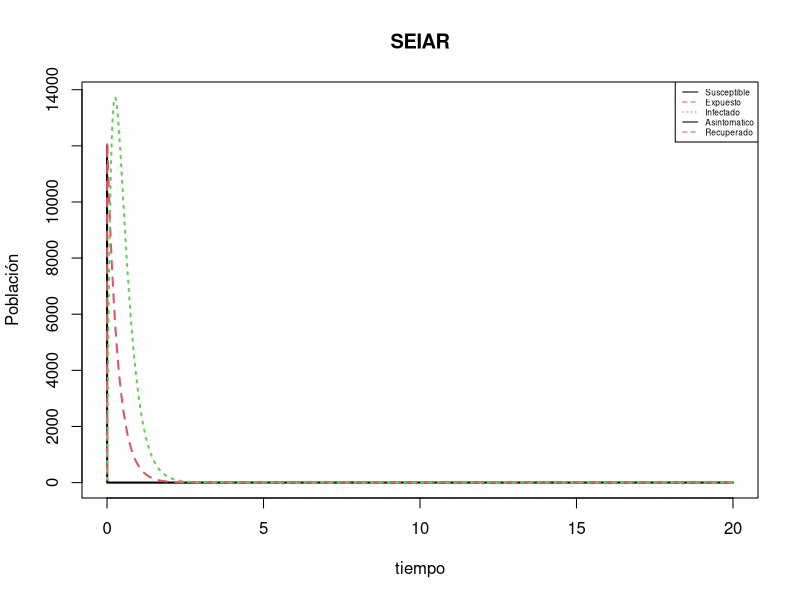
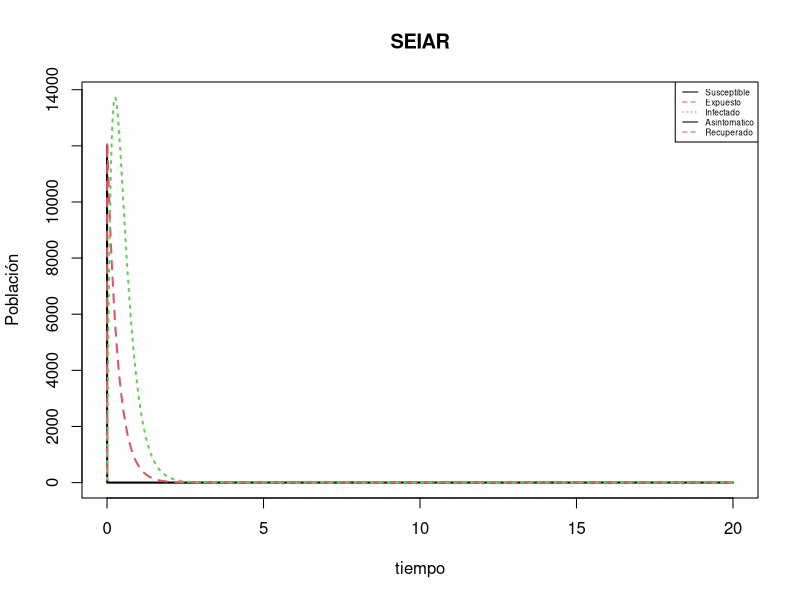
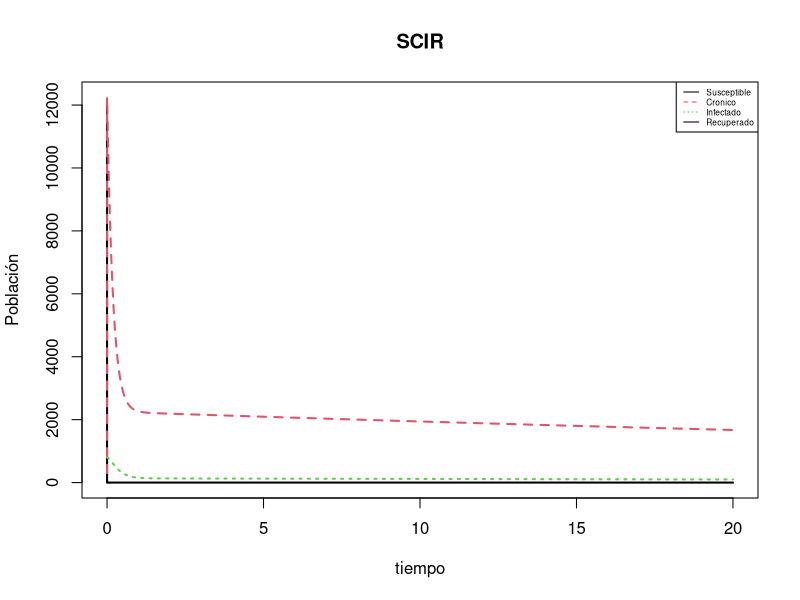
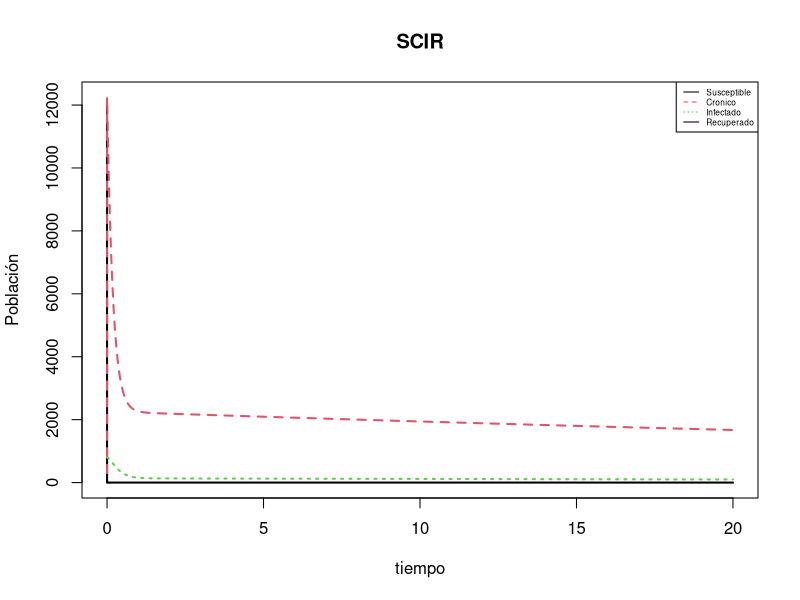
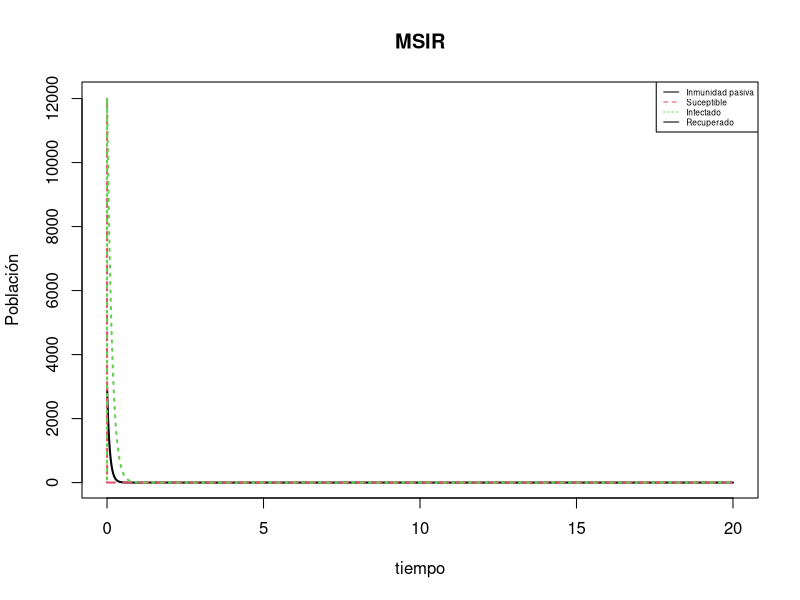
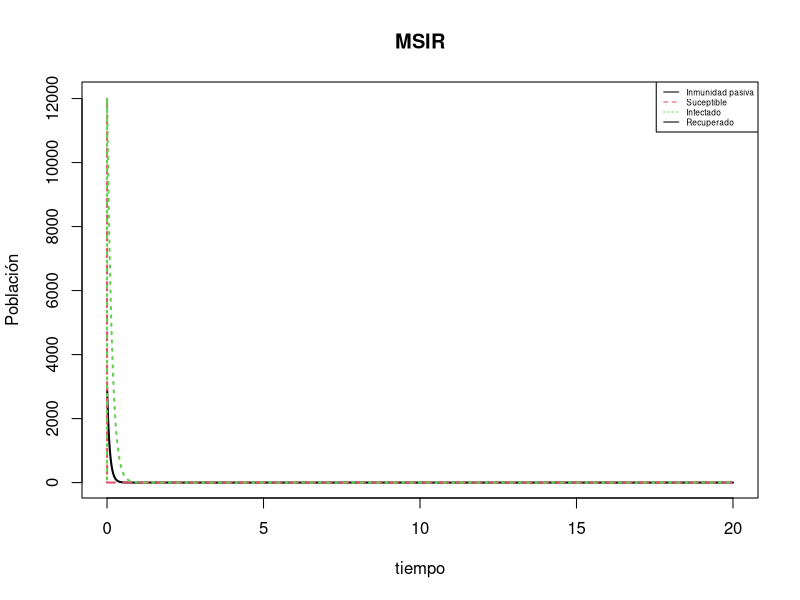
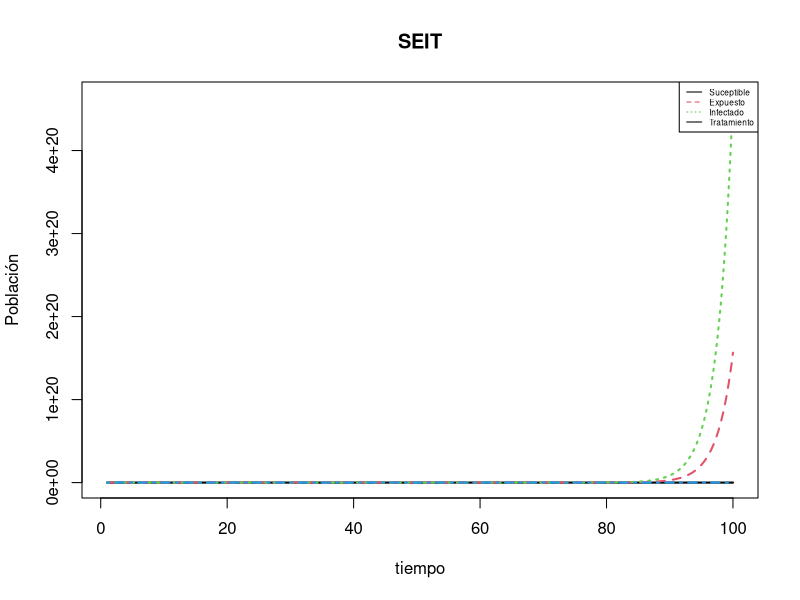
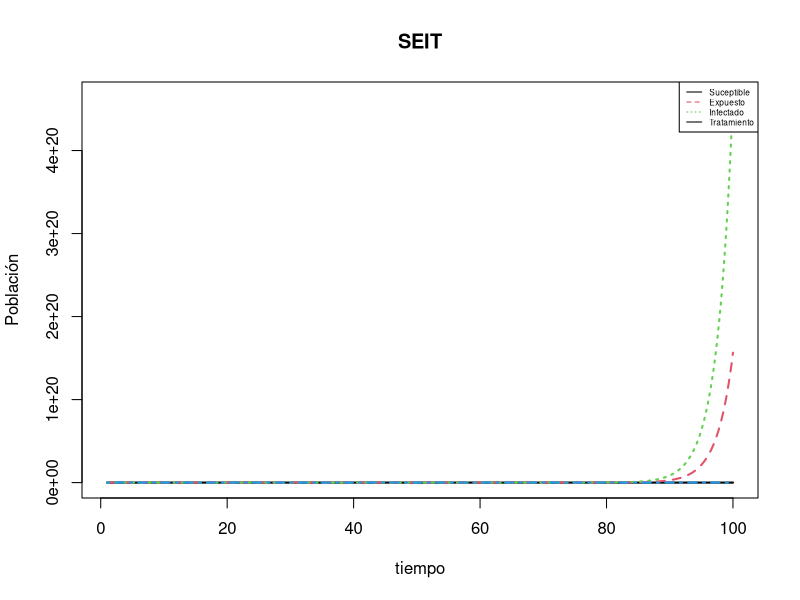

The R source for these figures, in order:
## ---- chunk 1
knitr::opts_chunk$set(echo = TRUE)
## ---- chunk 2
#tenemos que tener descargadas lass librerias 
library(deSolve)
library(ggplot2)
library(gridExtra)
#para sacar los puntos de equilibrio vamos a primero reescribir las ecuaciones 
SEIAR<- function(Time, State, Pars) { 
  with(as.list(c(State, Pars)), {
dS<- nu - beta *S*(I + q*A)- mu * S
dE<-beta*S*(I +q*A)-(n+mu)*E
dI<-p*n*E - (alfa+mu)*I
dA<-(1-p)*n*E - (gamma+mu)*A
dR<- alfa*I + gamma*A-mu*R
return(list(c(dS, dE,dI, dA, dR)))
  })
}
#esto es para definir cuanto valen parametros, en que condiciones iniciara, y el tiempo que durara y para finalmente correrlo
pars <- c(beta= 3, alfa= 5, gamma = 4.5, mu= 3/200, nu= .1, q= .4, n=3, p=4)
condiciones_iniciales <- c(S =11995,E=333, I=100,A= 130, R=70)
tiempo <- seq(0, 20, by = 0.001)
out <-ode(condiciones_iniciales, tiempo, SEIAR, pars)
#esto no se uede observar almenos que se grafique 
matplot(out[ , 1], out[ , 2:4], type = "l", xlab = "tiempo", ylab = "Población",
        main = "SEIAR", lwd = 2)
legend("topright", c("Susceptible","Expuesto", "Infectado","Asintomatico","Recuperado"), col = 1:3,lty=1:3,cex=0.5)#esto es para saber que es cada uno 
## ---- chunk 3
#tenemos que tener descargadas lass librerias 
library(deSolve)
library(ggplot2)
library(gridExtra)
#para sacar los puntos de equilibrio vamos a primero reescribir las ecuaciones 
SEIAR<- function(Time, State, Pars) { 
  with(as.list(c(State, Pars)), {
dS<- nu - beta *S*(I + q*A)- mu * S
dE<-beta*S*(I +q*A)-(n+mu)*E
dI<-p*n*E - (alfa+mu)*I
dA<-(1-p)*n*E - (gamma+mu)*A
dR<- alfa*I + gamma*A-mu*R
return(list(c(dS, dE,dI, dA, dR)))
  })
}
#esto es para definir cuanto valen parametros, en que condiciones iniciara, y el tiempo que durara y para finalmente correrlo
pars <- c(beta= 3, alfa= 5, gamma = 4.5, mu= 3/200, nu= .1, q= .4, n=3, p=4)
condiciones_iniciales <- c(S =11995,E=333, I=100,A= 130, R=70)
tiempo <- seq(0, 20, by = 0.001)
out <-ode(condiciones_iniciales, tiempo, SEIAR, pars)
#esto no se uede observar almenos que se grafique 
matplot(out[ , 1], out[ , 2:4], type = "l", xlab = "tiempo", ylab = "Población",
        main = "SEIAR", lwd = 2)
legend("topright", c("Susceptible","Expuesto", "Infectado","Asintomatico","Recuperado"), col = 1:3,lty=1:3,cex=0.5)#esto es para saber que es cada uno
## ---- chunk 4
#tenemos que tener descargadas lass librerias 
library(deSolve)
library(ggplot2)
library(gridExtra)
#para sacar los puntos de equilibrio vamos a primero reescribir las ecuaciones 
SCIR<- function(Time, State, Pars) { 
  with(as.list(c(State, Pars)), {
dS<- nu -beta* S*(I +q*C)-mu *S + rho *R
dC<-beta *S*(I+q*C) -(eta+gamma +mu)*C 
dI<- eta *C -(alfa +mu)*I
dR<-alfa *I +gamma* C -(mu +rho)*R 
return(list(c(dS, dC,dI,dR)))
  })
}
#esto es para definir cuanto valen parametros, en que condiciones iniciara, y el tiempo que durara y para finalmente correrlo
pars <- c(beta= 2, alfa= 5, gamma = 4, mu= 3/200, nu= .1, eta=.3, rho= .9, q=9)  
condiciones_iniciales <- c(S =11995,C=300, I=800, R=80)
tiempo <- seq(0, 20, by = 0.001)
out <-ode(condiciones_iniciales, tiempo, SCIR, pars)
#esto no se uede observar almenos que se grafique 
matplot(out[ , 1], out[ , 2:4], type = "l", xlab = "tiempo", ylab = "Población",
        main = "SCIR", lwd = 2)
legend("topright", c("Susceptible","Cronico", "Infectado","Recuperado"), col = 1:3,lty=1:3,cex=0.5)#esto es para saber que es cada uno 
## ---- chunk 5
#tenemos que tener descargadas lass librerias 
library(deSolve)
library(ggplot2)
library(gridExtra)
#para sacar los puntos de equilibrio vamos a primero reescribir las ecuaciones 
SCIR<- function(Time, State, Pars) { 
  with(as.list(c(State, Pars)), {
dS<- nu -beta* S*(I +q*C)-mu *S + rho *R
dC<-beta *S*(I+q*C) -(eta+gamma +mu)*C 
dI<- eta *C -(alfa +mu)*I
dR<-alfa *I +gamma* C -(mu +rho)*R 
return(list(c(dS, dC,dI,dR)))
  })
}
#esto es para definir cuanto valen parametros, en que condiciones iniciara, y el tiempo que durara y para finalmente correrlo
pars <- c(beta= 2, alfa= 5, gamma = 4, mu= 3/200, nu= .1, eta=.3, rho= .9, q=9)  
condiciones_iniciales <- c(S =11995,C=300, I=800, R=80)
tiempo <- seq(0, 20, by = 0.001)
out <-ode(condiciones_iniciales, tiempo, SCIR, pars)
#esto no se uede observar almenos que se grafique 
matplot(out[ , 1], out[ , 2:4], type = "l", xlab = "tiempo", ylab = "Población",
        main = "SCIR", lwd = 2)
legend("topright", c("Susceptible","Cronico", "Infectado","Recuperado"), col = 1:3,lty=1:3,cex=0.5)#esto es para saber que es cada uno 
## ---- chunk 6
#tenemos que tener descargadas lass librerias 
library(deSolve)
library(ggplot2)
library(gridExtra)
#para sacar los puntos de equilibrio vamos a primero reescribir las ecuaciones 
MSIR<- function(Time, State, Pars) { 
  with(as.list(c(State, Pars)), {
dM<-  nu -rho *M- mu *M
dS<- rho *M -beta* S*I-mu* S 
dI <- beta* S*I -(alfa + mu)*I
dR<- alfa* I -mu* R
return(list(c(dM, dS,dI,dR)))
  })
}
#esto es para definir cuanto valen parametros, en que condiciones iniciara, y el tiempo que durara y para finalmente correrlo
pars <- c(beta= 2, alfa= 5, mu= 3, nu= 1, rho= 9)  
condiciones_iniciales <- c(M=3000, S =11995, I=100, R=150)
tiempo <- seq(0, 20, by = 0.001)
out <-ode(condiciones_iniciales, tiempo, MSIR, pars)
#esto no se uede observar almenos que se grafique 
matplot(out[ , 1], out[ , 2:4], type = "l", xlab = "tiempo", ylab = "Población",
        main = "MSIR", lwd = 2)
legend("topright", c("Inmunidad pasiva","Suceptible", "Infectado","Recuperado"), col = 1:3,lty=1:3,cex=0.5)#esto es para saber que es cada uno
## ---- chunk 7
#tenemos que tener descargadas lass librerias 
library(deSolve)
library(ggplot2)
library(gridExtra)
#para sacar los puntos de equilibrio vamos a primero reescribir las ecuaciones 
MSIR<- function(Time, State, Pars) { 
  with(as.list(c(State, Pars)), {
dM<-  nu -rho *M- mu *M
dS<- rho *M -beta* S*I-mu* S 
dI <- beta* S*I -(alfa + mu)*I
dR<- alfa* I -mu* R
return(list(c(dM, dS,dI,dR)))
  })
}
#esto es para definir cuanto valen parametros, en que condiciones iniciara, y el tiempo que durara y para finalmente correrlo
pars <- c(beta= 2, alfa= 5, mu= 3, nu= 1, rho= 9)  
condiciones_iniciales <- c(M=3000, S =11995, I=100, R=150)
tiempo <- seq(0, 20, by = 0.001)
out <-ode(condiciones_iniciales, tiempo, MSIR, pars)
#esto no se uede observar almenos que se grafique 
matplot(out[ , 1], out[ , 2:4], type = "l", xlab = "tiempo", ylab = "Población",
        main = "MSIR", lwd = 2)
legend("topright", c("Inmunidad pasiva","Suceptible", "Infectado","Recuperado"), col = 1:3,lty=1:3,cex=0.5)#esto es para saber que es cada uno
## ---- chunk 8
#tenemos que tener descargadas lass librerias 
library(deSolve)
library(ggplot2)
library(gridExtra)
#para sacar los puntos de equilibrio vamos a primero reescribir las ecuaciones 
SEIT<- function(Time, State, Pars) { 
  with(as.list(c(State, Pars)), {
dS<- nu -beta_1 *((S*I)/N)- mu *S
dE<- beta_1*((S*I)/N) + beta_2 *((T*I)/N)-(mu +kappa +r_1)*E +pr_2*I 
dI<-kappa *E-(r_2+mu)*I 
dT<- r_1*E +qr_2*I -beta_2*((T*I)/N)-mu *T
return(list(c(dS, dE,dI,dT)))
  })
}
#esto es para definir cuanto valen parametros, en que condiciones iniciara, y el tiempo que durara y para finalmente correrlo
pars <- c(beta_1= 7, beta_2=6 , mu= 0.05, nu= 0.01,kappa= 4, r_1=.5, pr_2= .8, qr_2=.7, r_2= .9, N = 100000)  
condiciones_iniciales <- c(S=3000, E =11995, I=100, T=150)
tiempo <- seq(1, 100, by = 0.001)
out <-ode(condiciones_iniciales, tiempo, SEIT, pars)
#esto no se uede observar almenos que se grafique 
matplot(out[ , 1], out[ , 2:5], type = "l", xlab = "tiempo", ylab = "Población",
        main = "SEIT", lwd = 2)
legend("topright", c("Suceptible","Expuesto", "Infectado","Tratamiento"), col = 1:3,lty=1:3,cex=0.5)#esto es para saber que es cada uno
## ---- chunk 9
#tenemos que tener descargadas lass librerias 
library(deSolve)
library(ggplot2)
library(gridExtra)
#para sacar los puntos de equilibrio vamos a primero reescribir las ecuaciones 
SEIT<- function(Time, State, Pars) { 
  with(as.list(c(State, Pars)), {
dS<- nu -beta_1 *((S*I)/N)- mu *S
dE<- beta_1*((S*I)/N) + beta_2 *((T*I)/N)-(mu +kappa +r_1)*E +pr_2*I 
dI<-kappa *E-(r_2+mu)*I 
dT<- r_1*E +qr_2*I -beta_2*((T*I)/N)-mu *T
return(list(c(dS, dE,dI,dT)))
  })
}
#esto es para definir cuanto valen parametros, en que condiciones iniciara, y el tiempo que durara y para finalmente correrlo
pars <- c(beta_1= 7, beta_2=6 , mu= 0.05, nu= 0.01,kappa= 4, r_1=.5, pr_2= .8, qr_2=.7, r_2= .9, N = 100000)  
condiciones_iniciales <- c(S=3000, E =11995, I=100, T=150)
tiempo <- seq(1, 100, by = 0.001)
out <-ode(condiciones_iniciales, tiempo, SEIT, pars)
#esto no se uede observar almenos que se grafique 
matplot(out[ , 1], out[ , 2:5], type = "l", xlab = "tiempo", ylab = "Población",
        main = "SEIT", lwd = 2)
legend("topright", c("Suceptible","Expuesto", "Infectado","Tratamiento"), col = 1:3,lty=1:3,cex=0.5)#esto es para saber que es cada uno
## ---- chunk 10
#tenemos que tener descargadas lass librerias 
library(deSolve)
library(ggplot2)
library(gridExtra)
#para sacar los puntos de equilibrio vamos a primero reescribir las ecuaciones 
COVID<- function(Time, State, Pars) { 
  with(as.list(c(State, Pars)), {
dS <- (R0/Dinfect)*I*S 
dE <- (R0/Dinfect)*I*S - (1/Dincub)*E 
dI <- (1/Dincub)*E - (1/Dinfect)*I 
dL <- (1-Pgrave) *(1/Dinfect)*I - (1/DRL)*L 
dG <- Pgrave * (1/Dinfect)*I - (1 /Dhosp)*G 
dH <- (1 /Dhosp)*G -(1-PICU) *(1/DRH)*H - PICU *(1/DICU)*H 
dICU <- PICU *(1/DICU)*H - (1-PM)*(1/DRICU)*ICU - PM*(1/DM)*ICU 
dR <-(1/DRL)*L + (1-PICU)*(1/DRH)*H + (1-PM)*(1/DRICU)*ICU 
dM <- PM*(1/DM)*ICU 
return(list(c(dS, dE, dI, dL, dG, dH, dICU, dR, dM)))
  })
}
#esto es para definir cuanto valen parametros, en que condiciones iniciara, y el tiempo que durara y para finalmente correrlo
pars <- c(Dinfect=3.1, Dincub = 4.8, Pgrave = 10.1, DRL=11, Dhosp=3.7, PICU = 4.7, DRH =11, PM = 2.8, DICU =4, DRICU = 6, DM = 5, N = 18, R0 = 3.14)  
condiciones_iniciales <- c(S =1000000, E = 300, I = 100, L = 90, G= 80, H = 70, ICU = 60, R= 100, M= 30)
tiempo <- seq(1, 100, by = 0.001)
out <-ode(condiciones_iniciales, tiempo, COVID, pars) #ME MARCA QUE ALGO ES ILEGAL PERO NO ENTIENDO QUE ES, aquí lo unico que trato es de graficar para ver como se comporta dado los parametros que le di
#esto no se uede observar almenos que se grafique 
matplot(out[ , 1], out[ , 2:5], type = "l", xlab = "tiempo", ylab = "Población",
        main = "COVID", lwd = 2)
legend("topright", c("Inmunes", "Expuestos", "Infectados", "Sintomáticos leves", "Sintomáticos graves", "Hospitalizados", "ICU", "Recuperados", "Muertos"), col = 1:3,lty=1:3,cex=0.5)#esto es para saber que es cada uno
